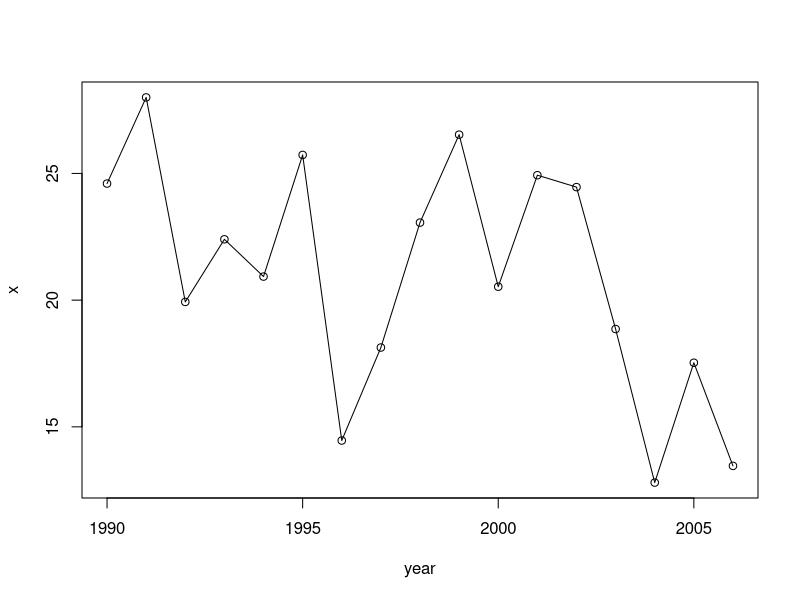

Generate this figure with R:
x =c(24.60,28.00,19.93,22.40,20.93,25.73,14.46,18.13,23.06,26.53,20.53,24.93,24.46,18.86,12.80,17.53,13.46)
year =c(1990,1991,1992,1993,1994,1995,1996,1997,1998,1999,2000,2001,2002,2003,2004,2005,2006)
plot(year,x)
lines(year,x)
